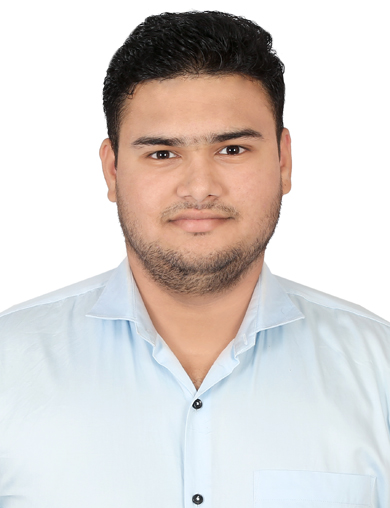
#> input picture assets/aftab-profile.jpg, 390 x 508 px, found by its file name
$ python stylize_portrait.py
#> lines starting #> are read from the running program, lines starting #| are printed output that depends on the picture
#!/usr/bin/env python3
"""
Stylize the profile portrait into a cinematic duotone that matches the
"Cinematic Cloud" design system. Keeps facial detail natural and flattering.

Input : assets/aftab-profile.jpg
Output: assets/aftab-portrait.png  (duotone, transparent-friendly framing)

Run:  python tools/stylize_portrait.py
"""
from PIL import Image, ImageOps, ImageEnhance, ImageFilter
import os

SRC = os.path.join("assets", "aftab-profile.jpg")
OUT = os.path.join("assets", "aftab-portrait.png")

# Duotone endpoints (shadow -> highlight), tuned to the site palette
SHADOW = (4, 8, 16)       # near-black ink
MID = (24, 88, 132)       # richer mid sky
HIGH = (142, 205, 248)    # sky-glow highlight (not blown out)


def duotone(gray, shadow, mid, high):
    """Map a grayscale image through a 3-stop gradient (shadow->mid->high)."""
    lut_r, lut_g, lut_b = [], [], []
    for i in range(256):
        t = i / 255.0
        if t < 0.5:
            k = t / 0.5
            r = shadow[0] + (mid[0] - shadow[0]) * k
            g = shadow[1] + (mid[1] - shadow[1]) * k
            b = shadow[2] + (mid[2] - shadow[2]) * k
        else:
            k = (t - 0.5) / 0.5
            r = mid[0] + (high[0] - mid[0]) * k
            g = mid[1] + (high[1] - mid[1]) * k
            b = mid[2] + (high[2] - mid[2]) * k
        lut_r.append(int(r)); lut_g.append(int(g)); lut_b.append(int(b))
    return Image.merge("RGB", (
        gray.point(lut_r), gray.point(lut_g), gray.point(lut_b)
    ))


def main():
    im = Image.open(SRC).convert("RGB")
#> im is the input picture: PIL image 390x508 RGB; mean R, G, B 217.1, 211.5, 208.8

    # --- contrast + tonal cleanup on the face (stronger definition) ---
    gray = ImageOps.grayscale(im)
    gray = ImageOps.autocontrast(gray, cutoff=2)
    gray = ImageEnhance.Contrast(gray).enhance(1.28)
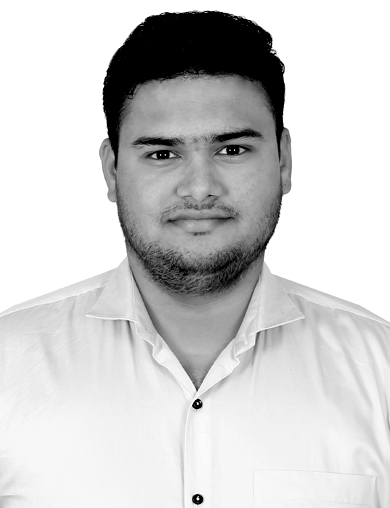
#> gray: PIL image 390x508 L; min 0, max 255, mean 206.5
    gray = ImageEnhance.Brightness(gray).enhance(0.94)

    # --- duotone map ---
    duo = duotone(gray, SHADOW, MID, HIGH)
#> in duotone, `return Image.merge("RGB", ( gray.point(lut_r), gray.point(lut_g), gray..`:
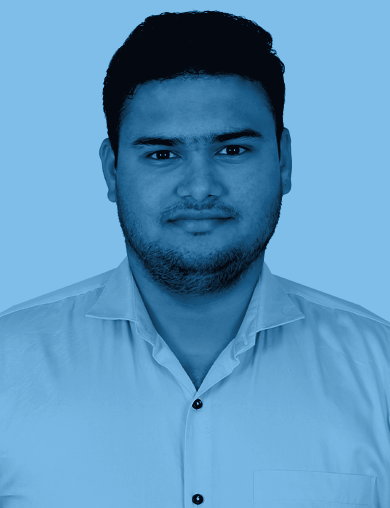
#> returned value: PIL image 390x508 RGB; mean R, G, B 93, 151.3, 191.7

    # --- subtle glow/soften for a cinematic sheen (keeps face crisp) ---
    glow = duo.filter(ImageFilter.GaussianBlur(6))
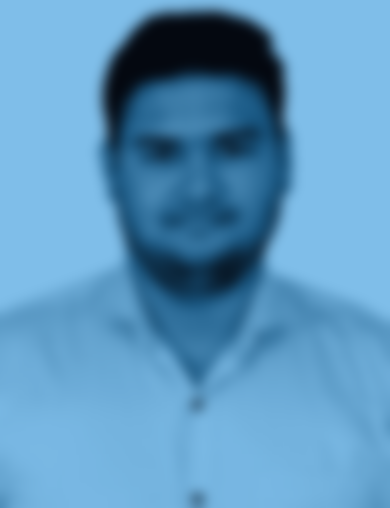
#> glow: PIL image 390x508 RGB; mean R, G, B 93, 151.3, 191.7
    duo = Image.blend(duo, glow, 0.18)
    duo = ImageEnhance.Sharpness(duo).enhance(1.15)

    # --- radial vignette so the portrait melts into the dark UI ---
    w, h = duo.size
#> w = 390; h = 508
    mask = Image.new("L", (w, h), 0)
#> mask: PIL image 390x508 L; every value is 0
    # build a soft elliptical falloff
    grad = Image.new("L", (w, h), 0)
    px = grad.load()
    cx, cy = w / 2, h / 2.35  # bias toward the face (upper-center)
#> cx = 195; cy = 216.2
    maxd = ((cx) ** 2 + (cy) ** 2) ** 0.5
#> maxd = 291.1
    for y in range(h):
        for x in range(w):
            d = (((x - cx) ** 2 + (y - cy) ** 2) ** 0.5) / maxd
            v = max(0, 1 - d * 0.95)
            px[x, y] = int(255 * (v ** 1.15))
    grad = grad.filter(ImageFilter.GaussianBlur(16))
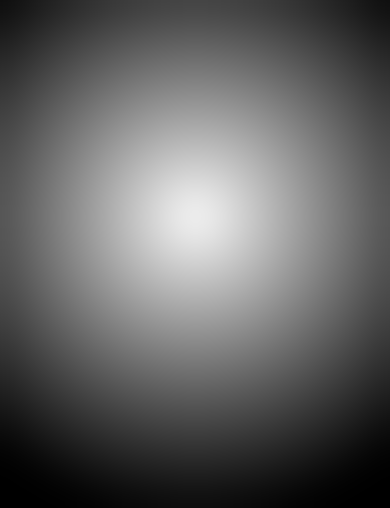
#> grad: PIL image 390x508 L; min 0, max 235, mean 98.3

    # export with real alpha so it can float over the 3D bg
    out_rgba = duo.convert("RGBA")
    out_rgba.putalpha(grad)
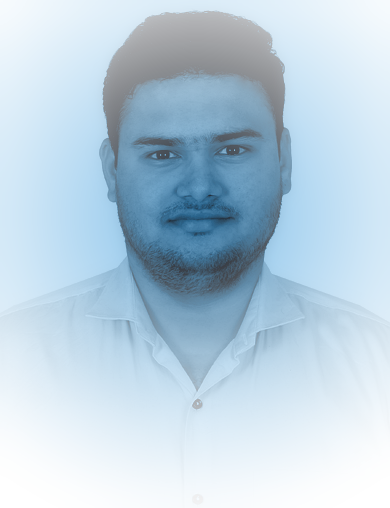
#> out_rgba: PIL image 390x508 RGBA; mean R, G, B, A 92.6, 150.9, 191.3, 98.3; transparent parts drawn white
    out_rgba.save(OUT)
    print("wrote", OUT, out_rgba.size)
#| wrote assets/aftab-portrait.png (390, 508)

    # also export a solid-ink composite (safe on any background)
    base = Image.new("RGB", (w, h), SHADOW)
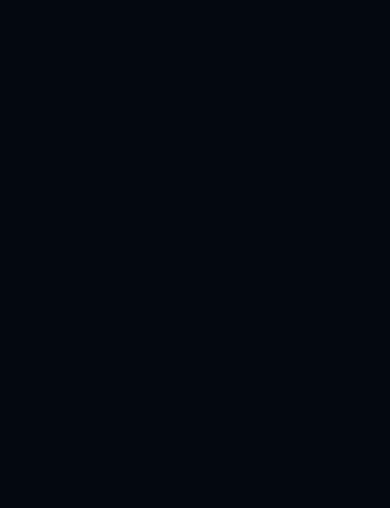
#> base: PIL image 390x508 RGB; mean R, G, B 4, 8, 16
    solid = Image.composite(duo, base, grad)
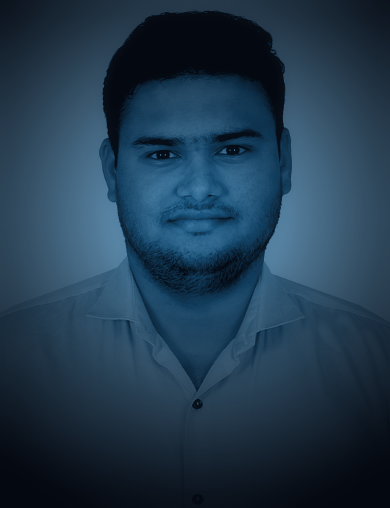
#> solid: PIL image 390x508 RGB; mean R, G, B 33, 57.4, 77.6
    solid_out = os.path.join("assets", "aftab-portrait-solid.png")
    solid.save(solid_out)
    print("wrote", solid_out, solid.size)
#| wrote assets/aftab-portrait-solid.png (390, 508)


if __name__ == "__main__":
    main()
